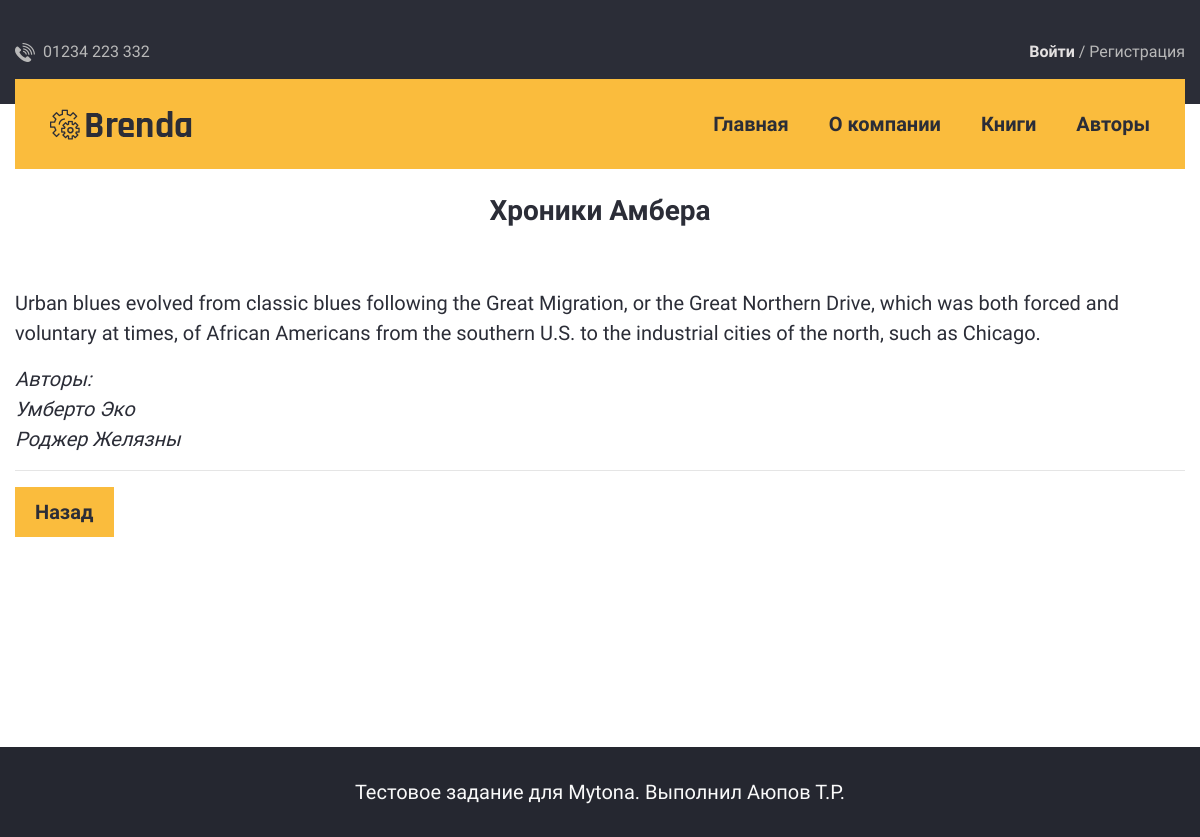
The page /books/2/ on the database its author committed.
### library/models.py (models this page shows, shortened)
class Book(models.Model):
    author = models.ManyToManyField(Author)
    title = models.CharField(max_length=50, verbose_name=_('title'))
    description = models.TextField(max_length=300, verbose_name=_('description'))

class Author(models.Model):
    first_name = models.CharField(max_length=150, verbose_name=_('first name'), null=True, blank=True)
    second_name = models.CharField(max_length=150, verbose_name=_('second name'), null=True, blank=True)

### library/views.py (the view)
# urls.py: path('<int:pk>/', BookDetail.as_view(), name='book_detail'),
class BookDetail(DetailView):
    model = Book

### library/templates/library/book_detail.html (shortened to what this page needs)
{% extends 'test3_mytona/index.html' %}
{% load static %}
{% block content %}
<br><br><br>
<h4 align="center">{{ object.title}}</h4>
<br>
    <div class="service-section space__bottom--r120">
        <div class="container">
            <div class="row">
                <div class="col-lg-12 col-12 order-1 order-lg-2">
                    <div class="service-details">
                        <div class="content space__top--30">
                            <div class="row">
                                <div class="col-12">
                                    <p>{{ object.description }}</p>
                                        <i>Авторы:  <br>
                                            {% for tag in object.author.all %}
                                                {{ tag.first_name }} {{ tag.second_name }}<br>
                                            {% endfor %}
                                        </i>
                                        <hr>
                                    <a href="{% url 'book_list' %}" class="default-btn">Назад</a>
                                </div>
                            </div>
                        </div>
                    </div>
                </div>
            </div>
        </div>
    </div>
{% endblock content %}

### rows shown on the page
Book: title "Хроники Амбера", description "Urban blues evolved from classic blues following the Great Migration, or the Great Northern Drive, which was both forced and voluntary at times, of African Americans from the southern U.S. to the industrial cities of the north, such as Chicago."
Author: first_name "Умберто", second_name "Эко"
Author: first_name "Роджер", second_name "Желязны"
